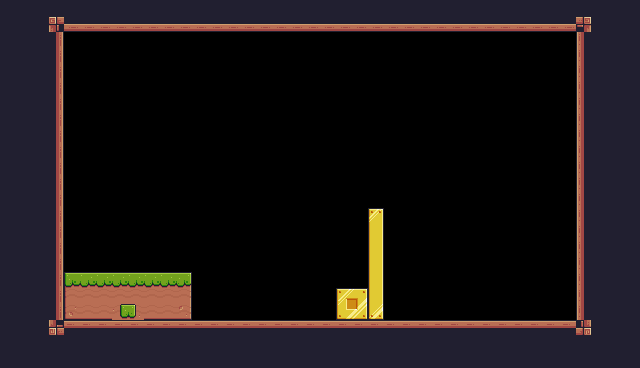

A 2D game scene composited from a Tiled map and its tileset images. What follows is a short description and the map's XML, with every tile layer's data as written:
An orthogonal 40x23 tile map with 16x16 px tiles, 1 tile layer (Background) and 1 object (Player).

<map version="1.10" tiledversion="1.10.2" orientation="orthogonal" renderorder="right-down" width="40" height="23" tilewidth="16" tileheight="16" infinite="0" nextlayerid="3" nextobjectid="5">
 <tileset firstgid="1" source="pixel-adventure.tsx" />
 <layer id="1" name="Background" width="40" height="23">
  <data encoding="csv">
24,24,24,24,24,24,24,24,24,24,24,24,24,24,24,24,24,24,24,24,24,24,24,24,24,24,24,24,24,24,24,24,24,24,24,24,24,24,24,24,
24,24,24,89,134,134,134,134,134,134,134,134,134,134,134,134,134,134,134,134,134,134,134,134,134,134,134,134,134,134,134,134,134,134,134,134,91,24,24,24,
24,24,24,113,0,0,0,0,0,0,0,0,0,0,0,0,0,0,0,0,0,0,0,0,0,0,0,0,0,0,0,0,0,0,0,0,111,24,24,24,
24,24,24,113,0,0,0,0,0,0,0,0,0,0,0,0,0,0,0,0,0,0,0,0,0,0,0,0,0,0,0,0,0,0,0,0,111,24,24,24,
24,24,24,113,0,0,0,0,0,0,0,0,0,0,0,0,0,0,0,0,0,0,0,0,0,0,0,0,0,0,0,0,0,0,0,0,111,24,24,24,
24,24,24,113,0,0,0,0,0,0,0,0,0,0,0,0,0,0,0,0,0,0,0,0,0,0,0,0,0,0,0,0,0,0,0,0,111,24,24,24,
24,24,112,113,0,0,0,0,0,0,0,0,0,0,0,0,0,0,0,0,0,0,0,0,0,0,0,0,0,0,0,0,0,0,0,0,111,24,24,24,
24,24,112,113,0,0,0,0,0,0,0,0,0,0,0,0,0,0,0,0,0,0,0,0,0,0,0,0,0,0,0,0,0,0,0,0,111,24,24,24,
24,24,112,113,0,0,0,0,0,0,0,0,0,0,0,0,0,0,0,0,0,0,0,0,0,0,0,0,0,0,0,0,0,0,0,0,111,24,24,24,
24,24,112,113,0,0,0,0,0,0,0,0,0,0,0,0,0,0,0,0,0,0,0,0,0,0,0,0,0,0,0,0,0,0,0,0,111,24,24,24,
24,24,112,113,0,0,0,0,0,0,0,0,0,0,0,0,0,0,0,0,0,0,0,0,0,0,0,0,0,0,0,0,0,0,0,0,111,24,24,24,
24,24,112,113,0,0,0,0,0,0,0,0,0,0,0,0,0,0,0,0,0,0,0,0,0,0,0,0,0,0,0,0,0,0,0,0,111,24,24,24,
24,24,24,113,0,0,0,0,0,0,0,0,0,0,0,0,0,0,0,0,0,0,0,0,0,0,0,0,0,0,0,0,0,0,0,0,111,24,24,24,
24,24,24,113,0,0,0,0,0,0,0,0,0,0,0,0,0,0,0,0,0,0,0,197,0,0,0,0,0,0,0,0,0,0,0,0,111,24,24,24,
24,24,24,113,0,0,0,0,0,0,0,0,0,0,0,0,0,0,0,0,0,0,0,219,0,0,0,0,0,0,0,0,0,0,0,0,111,24,24,24,
24,24,24,113,0,0,0,0,0,0,0,0,0,0,0,0,0,0,0,0,0,0,0,219,0,0,0,0,0,0,0,0,0,0,0,0,111,24,24,24,
24,24,24,113,0,0,0,0,0,0,0,0,0,0,0,0,0,0,0,0,0,0,0,219,0,0,0,0,0,0,0,0,0,0,0,0,111,24,24,24,
24,24,24,113,7,8,8,8,8,8,8,9,0,0,0,0,0,0,0,0,0,0,0,219,0,0,0,0,0,0,0,0,0,0,0,0,111,24,24,24,
24,24,24,113,29,30,30,30,30,30,30,31,0,0,0,0,0,0,0,0,0,217,218,219,0,0,0,0,0,0,0,0,0,0,0,0,111,24,24,24,
24,24,24,113,51,52,52,32,33,52,52,53,0,0,0,0,0,0,0,0,0,239,240,241,0,0,0,0,0,0,0,0,0,0,0,0,111,24,24,24,
24,24,24,133,90,90,90,90,90,90,90,90,90,90,90,90,90,90,90,90,90,90,90,90,90,90,90,90,90,90,90,90,90,90,90,90,135,24,24,24,
24,24,24,24,24,24,24,24,24,112,112,112,112,24,24,24,24,24,24,24,24,24,24,24,24,24,24,24,24,24,24,24,24,24,24,24,24,24,24,24,
24,24,24,24,24,24,24,24,24,24,24,24,24,24,24,24,24,24,24,24,24,24,24,24,24,24,24,24,24,24,24,24,24,24,24,24,24,24,24,24
</data>
 </layer>
 <objectgroup id="2" name="Spawn Points">
  <object id="2" name="Player" type="Player" x="128.324" y="240.607" width="32" height="32" />
 </objectgroup>
</map>
